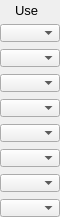
    <widget class="PyDMFrame" name="composite_9">
      <property name="geometry">
        <rect>
          <x>145</x>
          <y>60</y>
          <width>60</width>
          <height>217</height>
        </rect>
      </property>
      <widget class="QLabel" name="text_19">
        <property name="geometry">
          <rect>
            <x>15</x>
            <y>0</y>
            <width>30</width>
            <height>20</height>
          </rect>
        </property>
        <property name="text">
          <string>Use</string>
        </property>
        <property name="font" stdset="0">
          <font>
            <pointsize>10</pointsize>
          </font>
        </property>
        <property name="brush" stdset="0">
          <brush brushstyle="SolidPattern">
            <color alpha="255">
              <red>0</red>
              <green>0</green>
              <blue>0</blue>
            </color>
          </brush>
        </property>
        <property name="toolTip">
          <string>text_19</string>
        </property>
        <property name="alignment">
          <set>Qt::AlignLeading|Qt::AlignLeft|Qt::AlignVCenter</set>
        </property>
        <property name="styleSheet">
          <string notr="true">QLabel#text_19 {
  color: rgb(0, 0, 0);
  }</string>
        </property>
      </widget>
      <widget class="PyDMEnumComboBox" name="menu">
        <property name="geometry">
          <rect>
            <x>0</x>
            <y>24</y>
            <width>60</width>
            <height>18</height>
          </rect>
        </property>
        <property name="toolTip">
          <string>${P}${ROI1}Use</string>
        </property>
        <property name="channel" stdset="0">
          <string>ca://${P}${ROI1}Use</string>
        </property>
        <property name="font" stdset="0">
          <font>
            <pointsize>10</pointsize>
          </font>
        </property>
        <property name="styleSheet">
          <string notr="true">PyDMEnumComboBox#menu {
  color: rgb(0, 0, 0);
  background-color: rgb(115, 223, 255);
  }</string>
        </property>
      </widget>
      <widget class="PyDMEnumComboBox" name="menu_1">
        <property name="geometry">
          <rect>
            <x>0</x>
            <y>49</y>
            <width>60</width>
            <height>18</height>
          </rect>
        </property>
        <property name="toolTip">
          <string>${P}${ROI2}Use</string>
        </property>
        <property name="channel" stdset="0">
          <string>ca://${P}${ROI2}Use</string>
        </property>
        <property name="font" stdset="0">
          <font>
            <pointsize>10</pointsize>
          </font>
        </property>
        <property name="styleSheet">
          <string notr="true">PyDMEnumComboBox#menu_1 {
  color: rgb(0, 0, 0);
  background-color: rgb(115, 223, 255);
  }</string>
        </property>
      </widget>
      <widget class="PyDMEnumComboBox" name="menu_2">
        <property name="geometry">
          <rect>
            <x>0</x>
            <y>74</y>
            <width>60</width>
            <height>18</height>
          </rect>
        </property>
        <property name="toolTip">
          <string>${P}${ROI3}Use</string>
        </property>
        <property name="channel" stdset="0">
          <string>ca://${P}${ROI3}Use</string>
        </property>
        <property name="font" stdset="0">
          <font>
            <pointsize>10</pointsize>
          </font>
        </property>
        <property name="styleSheet">
          <string notr="true">PyDMEnumComboBox#menu_2 {
  color: rgb(0, 0, 0);
  background-color: rgb(115, 223, 255);
  }</string>
        </property>
      </widget>
      <widget class="PyDMEnumComboBox" name="menu_3">
        <property name="geometry">
          <rect>
            <x>0</x>
            <y>99</y>
            <width>60</width>
            <height>18</height>
          </rect>
        </property>
        <property name="toolTip">
          <string>${P}${ROI4}Use</string>
        </property>
        <property name="channel" stdset="0">
          <string>ca://${P}${ROI4}Use</string>
        </property>
        <property name="font" stdset="0">
          <font>
            <pointsize>10</pointsize>
          </font>
        </property>
        <property name="styleSheet">
          <string notr="true">PyDMEnumComboBox#menu_3 {
  color: rgb(0, 0, 0);
  background-color: rgb(115, 223, 255);
  }</string>
        </property>
      </widget>
      <widget class="PyDMEnumComboBox" name="menu_4">
        <property name="geometry">
          <rect>
            <x>0</x>
            <y>124</y>
            <width>60</width>
            <height>18</height>
          </rect>
        </property>
        <property name="toolTip">
          <string>${P}${ROI5}Use</string>
        </property>
        <property name="channel" stdset="0">
          <string>ca://${P}${ROI5}Use</string>
        </property>
        <property name="font" stdset="0">
          <font>
            <pointsize>10</pointsize>
          </font>
        </property>
        <property name="styleSheet">
          <string notr="true">PyDMEnumComboBox#menu_4 {
  color: rgb(0, 0, 0);
  background-color: rgb(115, 223, 255);
  }</string>
        </property>
      </widget>
      <widget class="PyDMEnumComboBox" name="menu_5">
        <property name="geometry">
          <rect>
            <x>0</x>
            <y>149</y>
            <width>60</width>
            <height>18</height>
          </rect>
        </property>
        <property name="toolTip">
          <string>${P}${ROI6}Use</string>
        </property>
        <property name="channel" stdset="0">
          <string>ca://${P}${ROI6}Use</string>
        </property>
        <property name="font" stdset="0">
          <font>
            <pointsize>10</pointsize>
          </font>
        </property>
        <property name="styleSheet">
          <string notr="true">PyDMEnumComboBox#menu_5 {
  color: rgb(0, 0, 0);
  background-color: rgb(115, 223, 255);
  }</string>
        </property>
      </widget>
      <widget class="PyDMEnumComboBox" name="menu_6">
        <property name="geometry">
          <rect>
            <x>0</x>
            <y>174</y>
            <width>60</width>
            <height>18</height>
          </rect>
        </property>
        <property name="toolTip">
          <string>${P}${ROI7}Use</string>
        </property>
        <property name="channel" stdset="0">
          <string>ca://${P}${ROI7}Use</string>
        </property>
        <property name="font" stdset="0">
          <font>
            <pointsize>10</pointsize>
          </font>
        </property>
        <property name="styleSheet">
          <string notr="true">PyDMEnumComboBox#menu_6 {
  color: rgb(0, 0, 0);
  background-color: rgb(115, 223, 255);
  }</string>
        </property>
      </widget>
      <widget class="PyDMEnumComboBox" name="menu_7">
        <property name="geometry">
          <rect>
            <x>0</x>
            <y>199</y>
            <width>60</width>
            <height>18</height>
          </rect>
        </property>
        <property name="toolTip">
          <string>${P}${ROI8}Use</string>
        </property>
        <property name="channel" stdset="0">
          <string>ca://${P}${ROI8}Use</string>
        </property>
        <property name="font" stdset="0">
          <font>
            <pointsize>10</pointsize>
          </font>
        </property>
        <property name="styleSheet">
          <string notr="true">PyDMEnumComboBox#menu_7 {
  color: rgb(0, 0, 0);
  background-color: rgb(115, 223, 255);
  }</string>
        </property>
      </widget>
    </widget>
